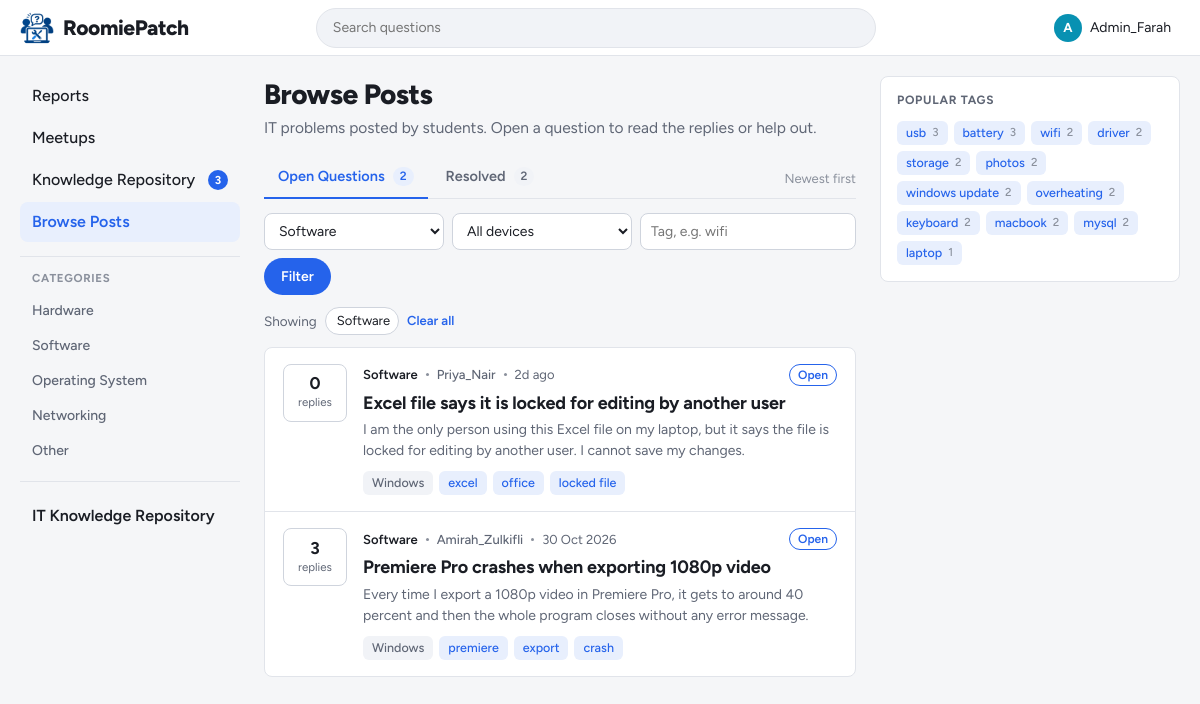
The page /student/browse.php?category=2 (signed in) on the database its author committed.
### tables this page shows
CREATE TABLE categories (
    category_id   INT AUTO_INCREMENT PRIMARY KEY,
    category_name VARCHAR(50) NOT NULL UNIQUE
);

CREATE TABLE posts (
    post_id     INT AUTO_INCREMENT PRIMARY KEY,
    user_id     INT NOT NULL,
    title       VARCHAR(150) NOT NULL,
    description TEXT NOT NULL,
    category_id INT NOT NULL,
    device_os   ENUM('Windows', 'macOS', 'Linux', 'Android', 'iOS', 'Other') NOT NULL,
    tags        VARCHAR(255) NULL,                 
    status      ENUM('Open', 'Resolved') NOT NULL DEFAULT 'Open',
     
     
     
    accepted_reply_id INT NULL,
    resolved_at DATETIME NULL,
    created_at  DATETIME NOT NULL DEFAULT CURRENT_TIMESTAMP,
    KEY idx_posts_resolved_at (resolved_at),
    FOREIGN KEY (user_id) REFERENCES users(user_id) ON DELETE CASCADE,
    FOREIGN KEY (category_id) REFERENCES categories(category_id)
);

CREATE TABLE users (
    user_id   INT AUTO_INCREMENT PRIMARY KEY,
    username  VARCHAR(50)  NOT NULL UNIQUE,
    login_id  VARCHAR(20)  NOT NULL UNIQUE,       
    password  VARCHAR(255) NOT NULL,              
    role      ENUM('student', 'admin') NOT NULL DEFAULT 'student',
     
     
    reputation INT NOT NULL DEFAULT 0,
     
     
    is_certified_technician TINYINT(1) NOT NULL DEFAULT 0,
    bio       TEXT NULL
);

### student/browse.php (the view, shortened to what this page needs)
<?php
$active = 'browse';
include '../includes/header.php';
$status   = get_text('status') === 'resolved' ? 'Resolved' : 'Open';
$q        = get_text('q', 100);
$category = (int) get_text('category');
$device   = in_array(get_text('device'), DEVICE_OPTIONS, true) ? get_text('device') : '';
$tag      = get_text('tag', 50);
$categories = $conn->query('SELECT category_id, category_name FROM categories ORDER BY category_id')->fetch_all(MYSQLI_ASSOC);
$category_name = '';
foreach ($categories as $cat) {
    if ((int) $cat['category_id'] === $category) {
        $category_name = $cat['category_name'];
    }
}
$where  = [];
$types  = '';
$params = [];
if ($category > 0) {
    $where[] = 'p.category_id = ?';
    $types .= 'i';
    $params[] = $category;
}
$recent_resolved_sql = "p.status = 'Resolved' AND p.resolved_at >= NOW() - INTERVAL " . RESOLVED_VISIBLE_DAYS . ' DAY';
$count_sql = "SELECT COALESCE(SUM(p.status = 'Open'), 0) AS open_total,
                     COALESCE(SUM($recent_resolved_sql), 0) AS resolved_total
              FROM posts p"
    . ($where ? ' WHERE ' . implode(' AND ', $where) : '');
$stmt = $conn->prepare($count_sql);
if ($types !== '') {
    $stmt->bind_param($types, ...$params);
}
$stmt->execute();
$row = $stmt->get_result()->fetch_assoc();
$counts = ['Open' => (int) $row['open_total'], 'Resolved' => (int) $row['resolved_total']];
$list_where = array_merge($where, ['p.status = ?']);
$stmt = $conn->prepare(POST_LIST_SQL . ' WHERE ' . implode(' AND ', $list_where) . ' ORDER BY p.created_at DESC');
$stmt->bind_param($types . 's', ...array_merge($params, [$status]));
$stmt->execute();
$posts = $stmt->get_result();
$tag_counts = [];
foreach ($conn->query('SELECT tags FROM posts') as $row) {
    foreach (tag_list($row['tags']) as $t) {
        $key = strtolower($t);
        $tag_counts[$key] = ($tag_counts[$key] ?? 0) + 1;
    }
}
arsort($tag_counts);
$tag_counts = array_slice($tag_counts, 0, 12, true);
function browse_url($changes = [])
{
    global $status, $q, $category, $device, $tag;
    $query = array_merge([
        'status'   => $status === 'Resolved' ? 'resolved' : '',
        'q'        => $q,
        'category' => $category ?: '',
        'device'   => $device,
        'tag'      => $tag,
    ], $changes);
    $query = array_filter($query, function ($value) {
        return $value !== '' && $value !== null;
    });
    return BASE_URL . 'student/browse.php' . ($query ? '?' . http_build_query($query) : '');
}
$has_filters = $q !== '' || $category > 0 || $device !== '' || $tag !== '';
?>
<main class="content">
    <div class="page-head">
        <h1>Browse Posts</h1>
        <p>IT problems posted by students. Open a question to read the replies or help out.</p>
    </div>
    <div class="tabs-row">
        <nav class="tabs" aria-label="Post status">
            <a class="tab<?= $status === 'Open' ? ' active' : '' ?>" href="<?= e(browse_url(['status' => ''])) ?>"
               <?= $status === 'Open' ? 'aria-current="page"' : '' ?>>
                Open Questions <span class="tab-count"><?= $counts['Open'] ?></span>
            </a>
            <a class="tab<?= $status === 'Resolved' ? ' active' : '' ?>" href="<?= e(browse_url(['status' => 'resolved'])) ?>"
               <?= $status === 'Resolved' ? 'aria-current="page"' : '' ?>>
                Resolved <span class="tab-count"><?= $counts['Resolved'] ?></span>
            </a>
        </nav>
        <span class="sort-label"><?= $status === 'Resolved' ? 'Resolved in the last ' . RESOLVED_VISIBLE_DAYS . ' days' : 'Newest first' ?></span>
    </div>
    <form class="filter-bar" action="browse.php" method="get">
        <select class="input input-sm" id="f-category" name="category">
            <?php foreach ($categories as $cat): ?>
                <option value="<?= (int) $cat['category_id'] ?>" <?= (int) $cat['category_id'] === $category ? 'selected' : '' ?>>
                    <?= e($cat['category_name']) ?>
                </option>
            <?php endforeach; ?>
        </select>
        <select class="input input-sm" id="f-device" name="device">
            <option value="">All devices</option>
        </select>
        <input class="input input-sm" type="text" id="f-tag" name="tag" placeholder="Tag, e.g. wifi" value="<?= e($tag) ?>">
        <button type="submit" class="btn btn-primary btn-sm">Filter</button>
    </form>
    <?php if ($has_filters): ?>
        <div class="active-filters">
            <span>Showing</span>
            <?php if ($category > 0): ?>
                <a class="filter-pill" href="<?= e(browse_url(['category' => ''])) ?>" title="Remove category filter">
                    <?= e($category_name) ?> <?= icon('close', 14) ?>
                </a>
            <?php endif; ?>
            <a class="clear-filters" href="<?= e(browse_url(['q' => '', 'category' => '', 'device' => '', 'tag' => ''])) ?>">Clear all</a>
        </div>
    <?php endif; ?>
    <div class="feed">
        <?php if ($posts->num_rows === 0): ?>
            <div class="empty-state">
                <?php if ($has_filters): ?>
                    <strong>No <?= $status === 'Open' ? 'open' : 'resolved' ?> questions match</strong>
                    Try removing a filter or searching for something else.
                <?php elseif ($status === 'Open'): ?>
                    <strong>No open questions</strong>
                    Every question has been resolved. Nice work, everyone.
                <?php else: ?>
                    <strong>No recently resolved questions</strong>
                    Questions appear here for <?= RESOLVED_VISIBLE_DAYS ?> days after the author marks a reply as resolved.
                    Approved solutions are kept in the <a href="<?= BASE_URL ?>student/repository.php">IT Knowledge Repository</a>.
                <?php endif; ?>
            </div>
        <?php else: ?>
            <?php while ($post = $posts->fetch_assoc()): ?>
                <?php include '../includes/post_card.php'; ?>
            <?php endwhile; ?>
        <?php endif; ?>
    </div>
</main>
<aside class="rail">
    <section class="rail-box">
        <h2>Popular tags</h2>
        <?php if (!$tag_counts): ?>
            <p>No tags yet.</p>
        <?php else: ?>
            <div class="tag-cloud">
                <?php foreach ($tag_counts as $name => $total): ?>
                    <a class="chip<?= strcasecmp($name, $tag) === 0 ? ' chip-active' : '' ?>" href="<?= e(browse_url(['tag' => $name])) ?>">
                        <?= e($name) ?><span class="chip-count"><?= $total ?></span>
                    </a>
                <?php endforeach; ?>
            </div>
        <?php endif; ?>
    </section>
</aside>
<?php include '../includes/footer.php'; ?>

### includes/sidebar.php (shortened to what this page needs)
<?php
function nav_link($key, $href, $icon_name, $label, $active, $badge = null)
{
    $class = $key === $active ? 'nav-link active' : 'nav-link';
    $current = $key === $active ? ' aria-current="page"' : '';
    $badge_html = '';
    if ($badge !== null) {
        $badge_html = '<span class="nav-badge" data-badge="' . $key . '"' . ($badge > 0 ? '' : ' hidden') . '>'
            . ($badge > 99 ? '99+' : $badge) . '</span>';
    }
    return '<a class="' . $class . '" href="' . BASE_URL . $href . '"' . $current . '>'
        . icon($icon_name) . '<span>' . e($label) . '</span>' . $badge_html . '</a>';
}
?>
<nav class="sidebar" aria-label="Main">
    <?php if ($is_admin): ?>
        <div class="nav-group">
            <?= nav_link('reports', 'admin/dashboard.php', 'flag', 'Reports', $active) ?>
            <?= nav_link('meetups', 'admin/meetups.php', 'meetup', 'Meetups', $active) ?>
            <?php $repo_pending = (int) $conn->query("SELECT COUNT(*) FROM repository_entries WHERE status = 'Pending'")->fetch_row()[0]; ?>
            <?= nav_link('repository_admin', 'admin/repository.php', 'book', 'Knowledge Repository', $active, $repo_pending) ?>
            <?= nav_link('browse', 'student/browse.php', 'list', 'Browse Posts', $active) ?>
        </div>
    <?php endif; ?>
    <div class="nav-group">
        <h2 class="nav-heading">Categories</h2>
        <?php
        $categories = $conn->query('SELECT category_id, category_name FROM categories ORDER BY category_id');
        while ($cat = $categories->fetch_assoc()):
        ?>
            <a class="nav-link nav-link-plain" href="<?= BASE_URL ?>student/browse.php?category=<?= (int) $cat['category_id'] ?>">
                <?= e($cat['category_name']) ?>
            </a>
        <?php endwhile; ?>
    </div>
    <div class="nav-group nav-group-repo">
        <?= nav_link('repository', 'student/repository.php', 'book', 'IT Knowledge Repository', $active) ?>
    </div>
</nav>

### includes/post_card.php (shortened to what this page needs)
<?php
$is_resolved = $post['status'] === 'Resolved';
$post_link = BASE_URL . 'student/post.php?id=' . (int) $post['post_id'];
$profile_link = BASE_URL . 'student/profile.php?id=' . (int) $post['user_id'];
$replies_label = $post['reply_count'] == 1 ? 'reply' : 'replies';
?>
<article class="post-card<?= $is_resolved ? ' is-resolved' : '' ?>">
    <div class="post-stat<?= $is_resolved ? ' resolved' : '' ?>"
         title="<?= $is_resolved ? 'Resolved' : 'Open' ?>, <?= (int) $post['reply_count'] ?> <?= $replies_label ?>">
        <span class="post-stat-count"><?= (int) $post['reply_count'] ?></span>
        <span class="post-stat-label"><?= $replies_label ?></span>
    </div>
    <div class="post-body">
        <div class="post-meta">
            <span class="post-category"><?= e($post['category_name']) ?></span>
            <span class="dot" aria-hidden="true"></span>
            <a class="post-author" href="<?= $profile_link ?>"><?= e($post['username']) ?></a>
            <span class="dot" aria-hidden="true"></span>
            <time datetime="<?= e($post['created_at']) ?>"><?= e(time_ago($post['created_at'])) ?></time>
            <?php if ($is_resolved): ?>
                <span class="status-badge resolved"><?= icon('check', 14) ?>Resolved</span>
            <?php else: ?>
                <span class="status-badge open">Open</span>
            <?php endif; ?>
        </div>
        <h3 class="post-title"><a href="<?= $post_link ?>"><?= e($post['title']) ?></a></h3>
        <p class="post-excerpt"><?= e(excerpt($post['description'])) ?></p>
        <div class="post-footer">
            <span class="chip chip-device"><?= e($post['device_os']) ?></span>
            <?php foreach (tag_list($post['tags']) as $card_tag): ?>
                <a class="chip" href="<?= BASE_URL ?>student/browse.php?tag=<?= urlencode($card_tag) ?>"><?= e($card_tag) ?></a>
            <?php endforeach; ?>
        </div>
    </div>
</article>

### rows shown on the page
categories: category_name "Hardware"
categories: category_name "Software"
categories: category_name "Operating System"
categories: category_name "Networking"
categories: category_name "Other"
posts: reply_count "0", replies_label "replies", category.category_name "Software", user.username "Priya_Nair", created_at "2d ago", status "Open", title "Excel file says it is locked for editing by another user", description "I am the only person using this Excel file on my laptop, but it says the file is locked for editing by another user. I cannot save my changes.", device_os "Windows", tags "excel", tags "office", tags "locked file"
posts: reply_count "3", replies_label "replies", category.category_name "Software", user.username "Amirah_Zulkifli", created_at "30 Oct 2026", status "Open", title "Premiere Pro crashes when exporting 1080p video", description "Every time I export a 1080p video in Premiere Pro, it gets to around 40 percent and then the whole program closes without any error message.", device_os "Windows", tags "premiere", tags "export", tags "crash"

### other values the page prints
$letter "A"
$_SESSION['username'] "Admin_Farah"
$label "Reports Meetups Knowledge Repository Browse Posts IT Knowledge Repository"
$badge "3"
$counts['Open'] "2"
$counts['Resolved'] "2"
$name "usb"
$total "3"
$name "battery"
$name "wifi"
$total "2"
$name "driver"
$name "storage"
$name "photos"
$name "windows update"
